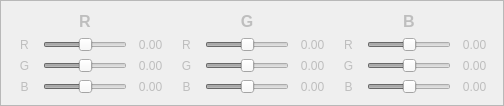
         <widget class="QFrame" name="bottom">
          <property name="enabled">
           <bool>false</bool>
          </property>
          <property name="frameShape">
           <enum>QFrame::StyledPanel</enum>
          </property>
          <property name="frameShadow">
           <enum>QFrame::Raised</enum>
          </property>
          <layout class="QGridLayout" name="gridLayout_2">
           <item row="3" column="2">
            <widget class="QLabel" name="thirdValue">
             <property name="minimumSize">
              <size>
               <width>35</width>
               <height>0</height>
              </size>
             </property>
             <property name="text">
              <string>0.00</string>
             </property>
             <property name="alignment">
              <set>Qt::AlignCenter</set>
             </property>
            </widget>
           </item>
           <item row="3" column="1">
            <widget class="QSlider" name="thirdSlider">
             <property name="sizePolicy">
              <sizepolicy hsizetype="Expanding" vsizetype="Expanding">
               <horstretch>0</horstretch>
               <verstretch>0</verstretch>
              </sizepolicy>
             </property>
             <property name="autoFillBackground">
              <bool>false</bool>
             </property>
             <property name="minimum">
              <number>-100</number>
             </property>
             <property name="maximum">
              <number>100</number>
             </property>
             <property name="singleStep">
              <number>1</number>
             </property>
             <property name="pageStep">
              <number>1</number>
             </property>
             <property name="tracking">
              <bool>true</bool>
             </property>
             <property name="orientation">
              <enum>Qt::Horizontal</enum>
             </property>
             <property name="invertedAppearance">
              <bool>false</bool>
             </property>
             <property name="invertedControls">
              <bool>false</bool>
             </property>
             <property name="tickPosition">
              <enum>QSlider::NoTicks</enum>
             </property>
            </widget>
           </item>
           <item row="2" column="2">
            <widget class="QLabel" name="secondValue">
             <property name="minimumSize">
              <size>
               <width>35</width>
               <height>0</height>
              </size>
             </property>
             <property name="text">
              <string>0.00</string>
             </property>
             <property name="alignment">
              <set>Qt::AlignCenter</set>
             </property>
            </widget>
           </item>
           <item row="2" column="3">
            <widget class="QLabel" name="secondLabel_2">
             <property name="minimumSize">
              <size>
               <width>25</width>
               <height>0</height>
              </size>
             </property>
             <property name="text">
              <string>G</string>
             </property>
             <property name="alignment">
              <set>Qt::AlignCenter</set>
             </property>
            </widget>
           </item>
           <item row="1" column="3">
            <widget class="QLabel" name="firstLabel_2">
             <property name="minimumSize">
              <size>
               <width>25</width>
               <height>0</height>
              </size>
             </property>
             <property name="text">
              <string>R</string>
             </property>
             <property name="alignment">
              <set>Qt::AlignCenter</set>
             </property>
            </widget>
           </item>
           <item row="0" column="7">
            <widget class="QLabel" name="third">
             <property name="font">
              <font>
               <pointsize>12</pointsize>
               <bold>true</bold>
              </font>
             </property>
             <property name="text">
              <string>B</string>
             </property>
             <property name="alignment">
              <set>Qt::AlignCenter</set>
             </property>
            </widget>
           </item>
           <item row="2" column="4">
            <widget class="QSlider" name="secondSlider_2">
             <property name="sizePolicy">
              <sizepolicy hsizetype="Expanding" vsizetype="Expanding">
               <horstretch>0</horstretch>
               <verstretch>0</verstretch>
              </sizepolicy>
             </property>
             <property name="autoFillBackground">
              <bool>false</bool>
             </property>
             <property name="minimum">
              <number>-100</number>
             </property>
             <property name="maximum">
              <number>100</number>
             </property>
             <property name="singleStep">
              <number>1</number>
             </property>
             <property name="pageStep">
              <number>1</number>
             </property>
             <property name="tracking">
              <bool>true</bool>
             </property>
             <property name="orientation">
              <enum>Qt::Horizontal</enum>
             </property>
             <property name="invertedAppearance">
              <bool>false</bool>
             </property>
             <property name="invertedControls">
              <bool>false</bool>
             </property>
             <property name="tickPosition">
              <enum>QSlider::NoTicks</enum>
             </property>
            </widget>
           </item>
           <item row="1" column="5">
            <widget class="QLabel" name="firstValue_2">
             <property name="minimumSize">
              <size>
               <width>35</width>
               <height>0</height>
              </size>
             </property>
             <property name="text">
              <string>0.00</string>
             </property>
             <property name="alignment">
              <set>Qt::AlignCenter</set>
             </property>
            </widget>
           </item>
           <item row="3" column="7">
            <widget class="QSlider" name="thirdSlider_3">
             <property name="sizePolicy">
              <sizepolicy hsizetype="Expanding" vsizetype="Expanding">
               <horstretch>0</horstretch>
               <verstretch>0</verstretch>
              </sizepolicy>
             </property>
             <property name="autoFillBackground">
              <bool>false</bool>
             </property>
             <property name="minimum">
              <number>-100</number>
             </property>
             <property name="maximum">
              <number>100</number>
             </property>
             <property name="singleStep">
              <number>1</number>
             </property>
             <property name="pageStep">
              <number>1</number>
             </property>
             <property name="tracking">
              <bool>true</bool>
             </property>
             <property name="orientation">
              <enum>Qt::Horizontal</enum>
             </property>
             <property name="invertedAppearance">
              <bool>false</bool>
             </property>
             <property name="invertedControls">
              <bool>false</bool>
             </property>
             <property name="tickPosition">
              <enum>QSlider::NoTicks</enum>
             </property>
            </widget>
           </item>
           <item row="1" column="7">
            <widget class="QSlider" name="firstSlider_3">
             <property name="sizePolicy">
              <sizepolicy hsizetype="Expanding" vsizetype="Expanding">
               <horstretch>0</horstretch>
               <verstretch>0</verstretch>
              </sizepolicy>
             </property>
             <property name="autoFillBackground">
              <bool>false</bool>
             </property>
             <property name="minimum">
              <number>-100</number>
             </property>
             <property name="maximum">
              <number>100</number>
             </property>
             <property name="singleStep">
              <number>1</number>
             </property>
             <property name="pageStep">
              <number>1</number>
             </property>
             <property name="tracking">
              <bool>true</bool>
             </property>
             <property name="orientation">
              <enum>Qt::Horizontal</enum>
             </property>
             <property name="invertedAppearance">
              <bool>false</bool>
             </property>
             <property name="invertedControls">
              <bool>false</bool>
             </property>
             <property name="tickPosition">
              <enum>QSlider::NoTicks</enum>
             </property>
            </widget>
           </item>
           <item row="1" column="0">
            <widget class="QLabel" name="firstLabel">
             <property name="minimumSize">
              <size>
               <width>25</width>
               <height>0</height>
              </size>
             </property>
             <property name="text">
              <string>R</string>
             </property>
             <property name="alignment">
              <set>Qt::AlignCenter</set>
             </property>
            </widget>
           </item>
           <item row="3" column="6">
            <widget class="QLabel" name="thirdLabel_3">
             <property name="minimumSize">
              <size>
               <width>25</width>
               <height>0</height>
              </size>
             </property>
             <property name="text">
              <string>B</string>
             </property>
             <property name="alignment">
              <set>Qt::AlignCenter</set>
             </property>
            </widget>
           </item>
           <item row="1" column="4">
            <widget class="QSlider" name="firstSlider_2">
             <property name="sizePolicy">
              <sizepolicy hsizetype="Expanding" vsizetype="Expanding">
               <horstretch>0</horstretch>
               <verstretch>0</verstretch>
              </sizepolicy>
             </property>
             <property name="autoFillBackground">
              <bool>false</bool>
             </property>
             <property name="minimum">
              <number>-100</number>
             </property>
             <property name="maximum">
              <number>100</number>
             </property>
             <property name="singleStep">
              <number>1</number>
             </property>
             <property name="pageStep">
              <number>1</number>
             </property>
             <property name="tracking">
              <bool>true</bool>
             </property>
             <property name="orientation">
              <enum>Qt::Horizontal</enum>
             </property>
             <property name="invertedAppearance">
              <bool>false</bool>
             </property>
             <property name="invertedControls">
              <bool>false</bool>
             </property>
             <property name="tickPosition">
              <enum>QSlider::NoTicks</enum>
             </property>
            </widget>
           </item>
           <item row="3" column="5">
            <widget class="QLabel" name="thirdValue_2">
             <property name="minimumSize">
              <size>
               <width>35</width>
               <height>0</height>
              </size>
             </property>
             <property name="text">
              <string>0.00</string>
             </property>
             <property name="alignment">
              <set>Qt::AlignCenter</set>
             </property>
            </widget>
           </item>
           <item row="3" column="4">
            <widget class="QSlider" name="thirdSlider_2">
             <property name="sizePolicy">
              <sizepolicy hsizetype="Expanding" vsizetype="Expanding">
               <horstretch>0</horstretch>
               <verstretch>0</verstretch>
              </sizepolicy>
             </property>
             <property name="autoFillBackground">
              <bool>false</bool>
             </property>
             <property name="minimum">
              <number>-100</number>
             </property>
             <property name="maximum">
              <number>100</number>
             </property>
             <property name="singleStep">
              <number>1</number>
             </property>
             <property name="pageStep">
              <number>1</number>
             </property>
             <property name="tracking">
              <bool>true</bool>
             </property>
             <property name="orientation">
              <enum>Qt::Horizontal</enum>
             </property>
             <property name="invertedAppearance">
              <bool>false</bool>
             </property>
             <property name="invertedControls">
              <bool>false</bool>
             </property>
             <property name="tickPosition">
              <enum>QSlider::NoTicks</enum>
             </property>
            </widget>
           </item>
           <item row="3" column="3">
            <widget class="QLabel" name="thirdLabel_2">
             <property name="minimumSize">
              <size>
               <width>25</width>
               <height>0</height>
              </size>
             </property>
             <property name="text">
              <string>B</string>
             </property>
             <property name="alignment">
              <set>Qt::AlignCenter</set>
             </property>
            </widget>
           </item>
           <item row="1" column="1">
            <widget class="QSlider" name="firstSlider">
             <property name="sizePolicy">
              <sizepolicy hsizetype="Expanding" vsizetype="Expanding">
               <horstretch>0</horstretch>
               <verstretch>0</verstretch>
              </sizepolicy>
             </property>
             <property name="autoFillBackground">
              <bool>false</bool>
             </property>
             <property name="minimum">
              <number>-100</number>
             </property>
             <property name="maximum">
              <number>100</number>
             </property>
             <property name="singleStep">
              <number>1</number>
             </property>
             <property name="pageStep">
              <number>1</number>
             </property>
             <property name="tracking">
              <bool>true</bool>
             </property>
             <property name="orientation">
              <enum>Qt::Horizontal</enum>
             </property>
             <property name="invertedAppearance">
              <bool>false</bool>
             </property>
             <property name="invertedControls">
              <bool>false</bool>
             </property>
             <property name="tickPosition">
              <enum>QSlider::NoTicks</enum>
             </property>
            </widget>
           </item>
           <item row="2" column="1">
            <widget class="QSlider" name="secondSlider">
             <property name="sizePolicy">
              <sizepolicy hsizetype="Expanding" vsizetype="Expanding">
               <horstretch>0</horstretch>
               <verstretch>0</verstretch>
              </sizepolicy>
             </property>
             <property name="autoFillBackground">
              <bool>false</bool>
             </property>
             <property name="minimum">
              <number>-100</number>
             </property>
             <property name="maximum">
              <number>100</number>
             </property>
             <property name="singleStep">
              <number>1</number>
             </property>
             <property name="pageStep">
              <number>1</number>
             </property>
             <property name="tracking">
              <bool>true</bool>
             </property>
             <property name="orientation">
              <enum>Qt::Horizontal</enum>
             </property>
             <property name="invertedAppearance">
              <bool>false</bool>
             </property>
             <property name="invertedControls">
              <bool>false</bool>
             </property>
             <property name="tickPosition">
              <enum>QSlider::NoTicks</enum>
             </property>
            </widget>
           </item>
           <item row="1" column="6">
            <widget class="QLabel" name="firstLabel_3">
             <property name="minimumSize">
              <size>
               <width>25</width>
               <height>0</height>
              </size>
             </property>
             <property name="text">
              <string>R</string>
             </property>
             <property name="alignment">
              <set>Qt::AlignCenter</set>
             </property>
            </widget>
           </item>
           <item row="3" column="0">
            <widget class="QLabel" name="thirdLabel">
             <property name="minimumSize">
              <size>
               <width>25</width>
               <height>0</height>
              </size>
             </property>
             <property name="text">
              <string>B</string>
             </property>
             <property name="alignment">
              <set>Qt::AlignCenter</set>
             </property>
            </widget>
           </item>
           <item row="2" column="5">
            <widget class="QLabel" name="secondValue_2">
             <property name="minimumSize">
              <size>
               <width>35</width>
               <height>0</height>
              </size>
             </property>
             <property name="text">
              <string>0.00</string>
             </property>
             <property name="alignment">
              <set>Qt::AlignCenter</set>
             </property>
            </widget>
           </item>
           <item row="2" column="0">
            <widget class="QLabel" name="secondLabel">
             <property name="minimumSize">
              <size>
               <width>25</width>
               <height>0</height>
              </size>
             </property>
             <property name="text">
              <string>G</string>
             </property>
             <property name="alignment">
              <set>Qt::AlignCenter</set>
             </property>
            </widget>
           </item>
           <item row="2" column="6">
            <widget class="QLabel" name="secondLabel_3">
             <property name="minimumSize">
              <size>
               <width>25</width>
               <height>0</height>
              </size>
             </property>
             <property name="text">
              <string>G</string>
             </property>
             <property name="alignment">
              <set>Qt::AlignCenter</set>
             </property>
            </widget>
           </item>
           <item row="2" column="7">
            <widget class="QSlider" name="secondSlider_3">
             <property name="sizePolicy">
              <sizepolicy hsizetype="Expanding" vsizetype="Expanding">
               <horstretch>0</horstretch>
               <verstretch>0</verstretch>
              </sizepolicy>
             </property>
             <property name="autoFillBackground">
              <bool>false</bool>
             </property>
             <property name="minimum">
              <number>-100</number>
             </property>
             <property name="maximum">
              <number>100</number>
             </property>
             <property name="singleStep">
              <number>1</number>
             </property>
             <property name="pageStep">
              <number>1</number>
             </property>
             <property name="tracking">
              <bool>true</bool>
             </property>
             <property name="orientation">
              <enum>Qt::Horizontal</enum>
             </property>
             <property name="invertedAppearance">
              <bool>false</bool>
             </property>
             <property name="invertedControls">
              <bool>false</bool>
             </property>
             <property name="tickPosition">
              <enum>QSlider::NoTicks</enum>
             </property>
            </widget>
           </item>
           <item row="1" column="2">
            <widget class="QLabel" name="firstValue">
             <property name="minimumSize">
              <size>
               <width>35</width>
               <height>0</height>
              </size>
             </property>
             <property name="text">
              <string>0.00</string>
             </property>
             <property name="alignment">
              <set>Qt::AlignCenter</set>
             </property>
            </widget>
           </item>
           <item row="0" column="4">
            <widget class="QLabel" name="second">
             <property name="font">
              <font>
               <pointsize>12</pointsize>
               <bold>true</bold>
              </font>
             </property>
             <property name="text">
              <string>G</string>
             </property>
             <property name="alignment">
              <set>Qt::AlignCenter</set>
             </property>
            </widget>
           </item>
           <item row="0" column="1">
            <widget class="QLabel" name="first">
             <property name="font">
              <font>
               <pointsize>12</pointsize>
               <bold>true</bold>
              </font>
             </property>
             <property name="text">
              <string>R</string>
             </property>
             <property name="alignment">
              <set>Qt::AlignCenter</set>
             </property>
            </widget>
           </item>
           <item row="2" column="8">
            <widget class="QLabel" name="secondValue_3">
             <property name="minimumSize">
              <size>
               <width>35</width>
               <height>0</height>
              </size>
             </property>
             <property name="text">
              <string>0.00</string>
             </property>
             <property name="alignment">
              <set>Qt::AlignCenter</set>
             </property>
            </widget>
           </item>
           <item row="1" column="8">
            <widget class="QLabel" name="firstValue_3">
             <property name="minimumSize">
              <size>
               <width>35</width>
               <height>0</height>
              </size>
             </property>
             <property name="text">
              <string>0.00</string>
             </property>
             <property name="alignment">
              <set>Qt::AlignCenter</set>
             </property>
            </widget>
           </item>
           <item row="3" column="8">
            <widget class="QLabel" name="thirdValue_3">
             <property name="minimumSize">
              <size>
               <width>35</width>
               <height>0</height>
              </size>
             </property>
             <property name="text">
              <string>0.00</string>
             </property>
             <property name="alignment">
              <set>Qt::AlignCenter</set>
             </property>
            </widget>
           </item>
          </layout>
         </widget>
